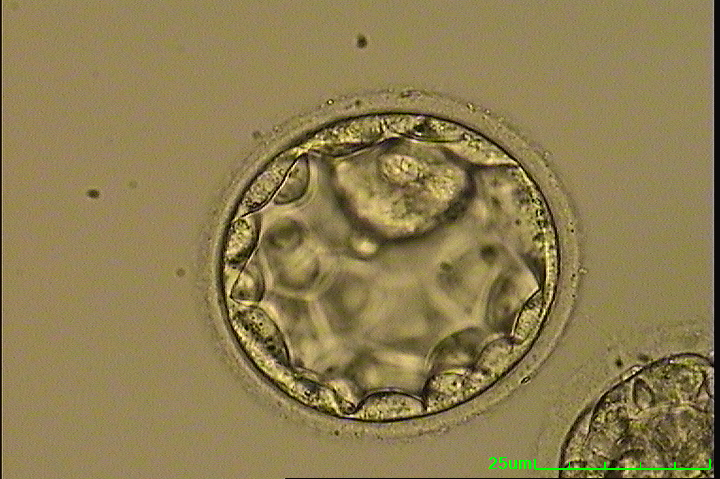
%> input picture testimages/blastocysts/test1.BMP, 720 x 479 px; its folder holds only this picture in this run
$ octave segment_blastocysts.m   (GNU Octave 9; MATLAB toolbox functions it lacks are replaced by stand-ins)
%> lines starting %> are read from the running program, lines starting %| are printed output that depends on the picture; in (x1, y1, x2, y2) boxes, pixels count from 0 and x2, y2 are one past the last pixel; in counts of white or black regions, pixels touching at a corner belong together; the program's own positions count from 1
clc
clear
close all

dirinput = 'testimages/blastocysts';
diroutput = 'testoutputs/blastocysts';

if ~exist(diroutput,'dir')
  mkdir(diroutput);
end

filesinput = dir(dirinput);
fileindinput = find(~[filesinput.isdir]);

for i = 1:numel(fileindinput)
  filenameinput = fullfile(dirinput,filesinput(fileindinput(i)).name);
  fprintf('\nSegmenting %s: Image %d of %d',...
    filesinput(fileindinput(i)).name,i,numel(fileindinput));
  inimage = imread(filenameinput);
%> inimage is the input picture: size 479x720x3 uint8; mean R, G, B 141.1, 125.6, 81.4
  imshow(inimage);title('Original Image');pause(1)

  fileprefix = split(filesinput(fileindinput(i)).name,'.');

  if size(inimage,3) == 3
    inimage = remove_borders(inimage);
    inimage = remove_scale(inimage);
    inimage = rgb2gray(inimage);
  end

  threshimage = thresh_sobel(inimage);
  squareimage = square_bound(inimage, threshimage);
  imshow(squareimage);title('Cropped Image'); pause(2)

  outname = fullfile(diroutput,filesinput(fileindinput(i)).name);
  imwrite(squareimage,outname);
end

fprintf('\nEnd of Program');

%%                              Removal Functions
% ======================================================================= %
                 %%%  Remove black borders in images %%%
function out_img = remove_borders(in_img)
  out_img = in_img(4:end-2,4:end-7,:);
end

                      %%% Remove green scale bar %%%
function out_img = remove_scale(in_img)
  % Scan through corner points
  for i = round(size(in_img,1)*7/8):size(in_img,1)-5
    for j = 400:size(in_img,2)-2
      % Perform analysis on green pixels
      if in_img(i,j,2) == 255 && in_img(i,j,1) == 0 &&...
          in_img(i,j,3) == 0
        for k = 1:3
          in_img(i,j,k) = mean_window(in_img,i,j,k);
        end
      end
    end
  end
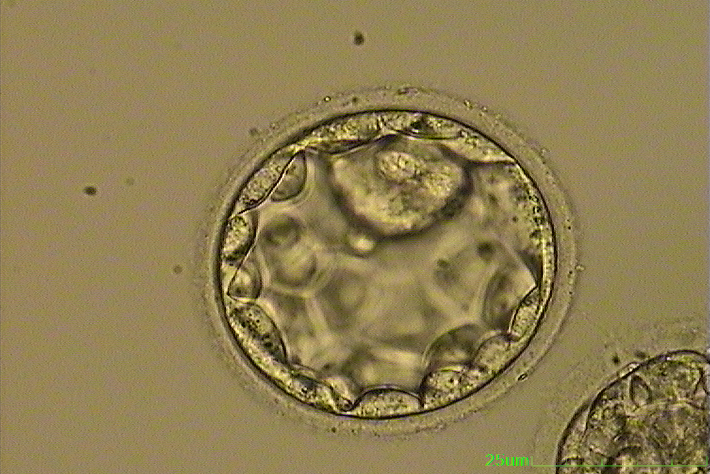
%> in_img: size 474x710x3 uint8; mean R, G, B 142.7, 126.6, 82.2
%> `inimage = rgb2gray(inimage);`:
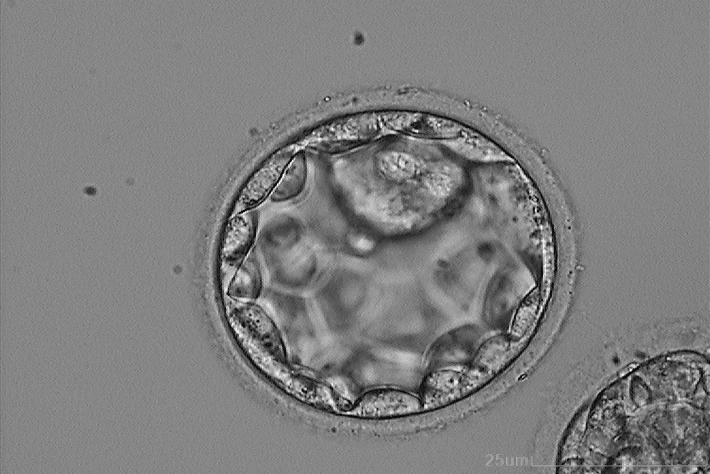
%> inimage: size 474x710 uint8; min 8, max 254, mean 126.4
  out_img = in_img;
end

function out_pixel = mean_window(in_img,r,c,channel)
  window = in_img(r-2:r+2,c-2:c+2,channel);
  window_filt = window(window~=0);
  out_pixel = mean(window_filt);
end

%%          Thresholding using Sobel and Morphological Operations
% ======================================================================= %
function out_img = thresh_sobel(in_img)
  [~,threshold] = edge(in_img,'sobel');
%> threshold = 0.0902
  fudgeFactor = 0.5;

  BWs = edge(in_img,'sobel',threshold * fudgeFactor);
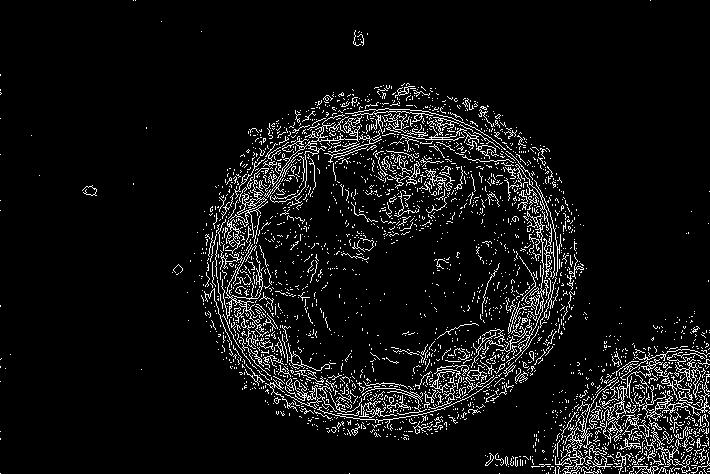
%> BWs: size 474x710 logical; 6.8% white in thin lines or dots
  se90 = strel('line',3,90);
  se0 = strel('line',3,0);
  BWsdil = imdilate(BWs,[se90 se0]);
%> BWsdil: size 474x710 logical; 24.1% white; 261 white regions (180 under 20 px), largest, box (x1, y1, x2, y2) and area: (200, 82, 588, 441) 57313, (484, 325, 710, 474) 16339, (333, 230, 378, 264) 617

  BWdfill = imfill(BWsdil,'holes');
%> BWdfill: size 474x710 logical; 36.1% white; 119 white regions (84 under 20 px), largest, box (x1, y1, x2, y2) and area: (200, 82, 588, 441) 100782, (484, 325, 710, 474) 17577, (247, 127, 267, 146) 233
  BWCC = bwareafilt(BWdfill,1);
%> BWCC: size 474x710 logical; 29.9% white; 1 white region, box (x1, y1, x2, y2) and area: (200, 82, 588, 441) 100782
  BWCONV = bwconvhull(BWCC);
%> BWCONV: size 474x710 logical; 32.2% white; 1 white region, box (x1, y1, x2, y2) and area: (200, 82, 588, 441) 108250

  DIFcont = logical(BWCONV - BWCC);
%> DIFcont: size 474x710 logical; 2.2% white; 49 white regions (15 under 20 px), largest, box (x1, y1, x2, y2) and area: (390, 82, 486, 129) 930, (521, 151, 576, 219) 685, (335, 82, 403, 106) 670
  sesq = strel('disk',20);
  DIFcont = imclose(DIFcont,sesq);
%> DIFcont: size 474x710 logical; 4.2% white; 1 white region, box (x1, y1, x2, y2) and area: (200, 82, 588, 441) 14141

  BWdif = BWsdil & imcomplement(DIFcont);
%> BWdif: size 474x710 logical; 22% white; 247 white regions (173 under 20 px), largest, box (x1, y1, x2, y2) and area: (206, 95, 576, 434) 50847, (484, 325, 710, 474) 16339, (333, 230, 378, 264) 617
  BWCC = bwareafilt(BWdif,1);
%> BWCC: size 474x710 logical; 15.1% white; 1 white region, box (x1, y1, x2, y2) and area: (206, 95, 576, 434) 50847
  BWCC = imfill(BWCC,'holes');
%> BWCC: size 474x710 logical; 27.9% white; 1 white region, box (x1, y1, x2, y2) and area: (206, 95, 576, 434) 93925

  sesq = strel('diamond',5);
  BWCC = imclose(BWCC,sesq);
%> BWCC: size 474x710 logical; 28% white; 1 white region, box (x1, y1, x2, y2) and area: (206, 95, 576, 434) 94104
  out_img = bwconvhull(BWCC);
%> out_img: size 474x710 logical; 28.7% white; 1 white region, box (x1, y1, x2, y2) and area: (206, 95, 576, 434) 96419
end

%%           Crop Image to Smallest Bounding Square using Mask
% ======================================================================= %
function out_img = square_bound(in_img,thresh_img)
  [m,n] = size(in_img);
%> m = 474; n = 710
  super_thresh = padarray(thresh_img,[m n]);
%> super_thresh: size 1422x2130 logical; 3.2% white; 1 white region, box (x1, y1, x2, y2) and area: (916, 569, 1286, 908) 96419
  super_img = padarray(in_img,[m n],'symmetric');
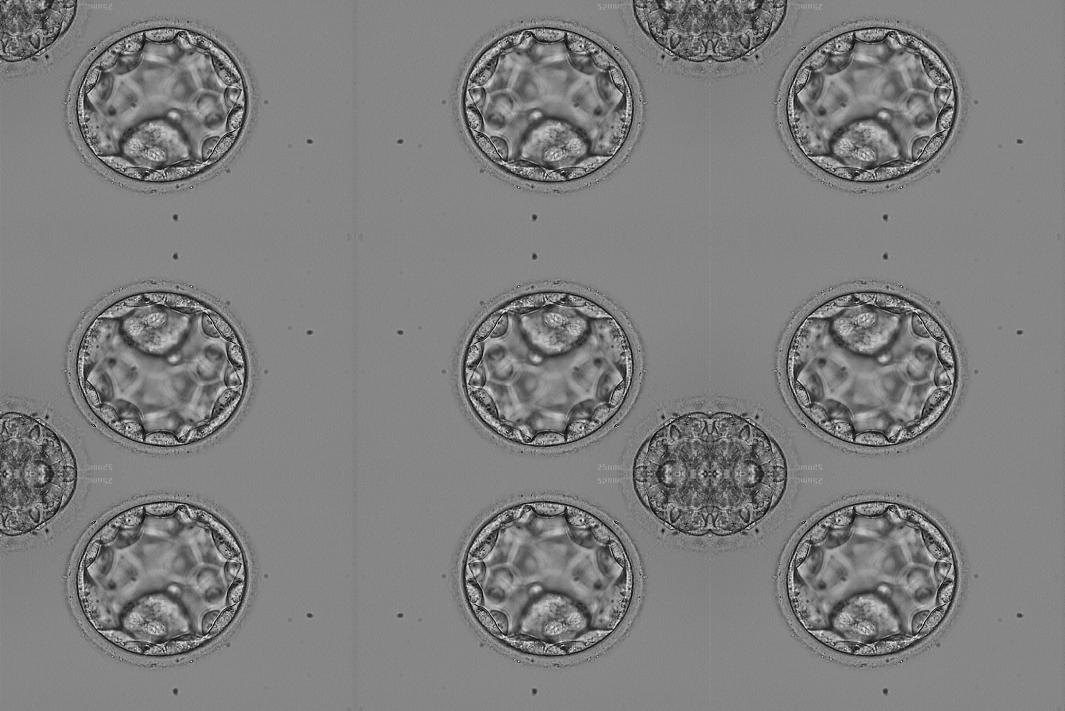
%> super_img: size 1422x2130 uint8 (shown at 1/2 size); min 8, max 254, mean 126.4

  serad = round(0.20*sqrt(bwarea(thresh_img)/pi));
%> serad = 35
  sedil = strel('disk',serad);
%> sedil = {Dimensionality 2}
  super_thresh = imdilate(super_thresh,sedil);
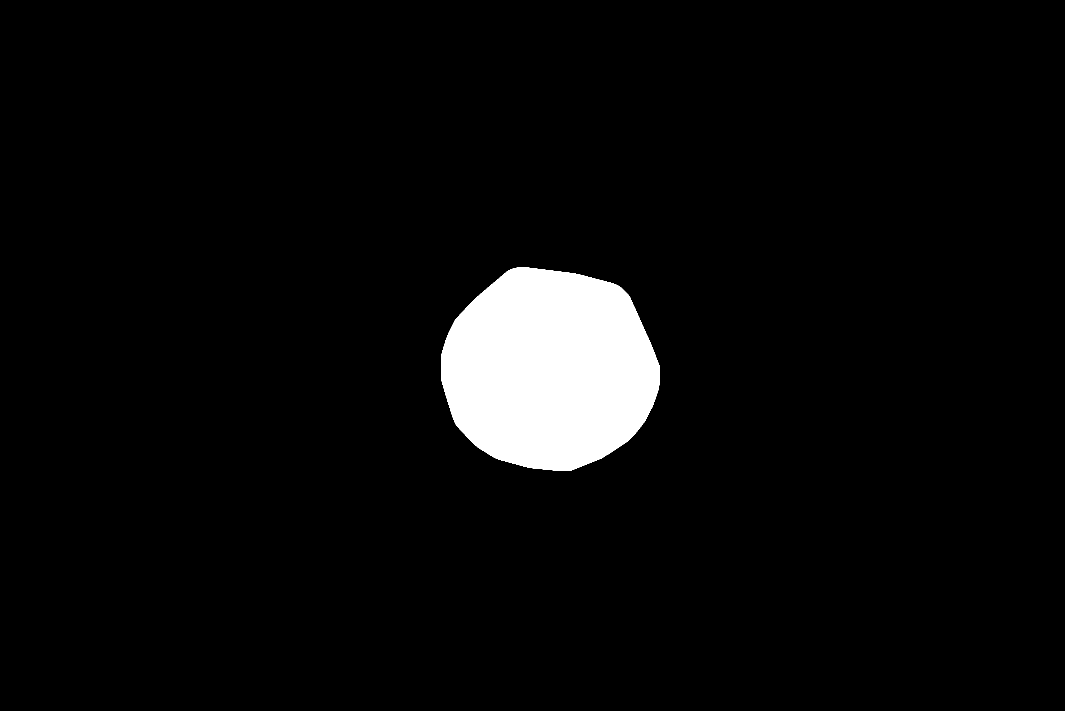
%> super_thresh: size 1422x2130 logical (shown at 1/2 size); 4.6% white; 1 white region, box (x1, y1, x2, y2) and area: (882, 535, 1320, 942) 138392

  stats = regionprops(super_thresh,'Centroid','Orientation',...
    'MajorAxisLength','MinorAxisLength');
%> stats = 1 region; Centroid, MajorAxisLength, MinorAxisLength and Orientation: [1099.8 739.9] 434.9 405.8 -1.83
  Cx = stats.Centroid(1);
%> Cx = 1099.8
  Cy = stats.Centroid(2);
%> Cy = 739.9
  Rx = stats.MajorAxisLength/2;
%> Rx = 217.4
  Ry = stats.MinorAxisLength/2;
%> Ry = 202.9
  if stats.Orientation < 0
      theta = pi - (stats.Orientation + 180)*pi/180;
%> theta = 0.0319
  else
      theta = pi - stats.Orientation*pi/180;
  end

  ellip = zeros(size(super_thresh));
  ellip = imbinarize(ellip);
  t = linspace(0,2*pi,500);
  x = round(Rx*cos(t)*cos(theta) - Ry*sin(t)*sin(theta) + Cx);
%> x = 500 values, max 1317 at index 1, min 882 at index 246, mean 1100.2
  y = round(Rx*cos(t)*sin(theta) + Ry*sin(t)*cos(theta) + Cy);
%> y = 500 values, max 943 at index 119, min 537 at index 368, mean 739.9
  ind = sub2ind(size(ellip),y,x);
%> ind = 500 values, max 1872109 at index 5, min 1253516 at index 250, mean 1563850.7
  ellip(ind) = 1;
%> ellip: size 1422x2130 logical; 0.02% white in thin lines or dots, all inside (x1, y1, x2, y2) = (881, 536, 1317, 943)
  rad = 5;
  while 1
    SE = strel('disk',rad);
    ellip = imdilate(ellip,SE);
    ellip = imfill(ellip,'holes');
    stats = regionprops(ellip,'Area');
    if length(stats) == 1
      break
    end
    rad = rad + 5;
  end
%> this loop made 1 pass
%> stats on pass 1: {Area 144796}
%> pass 1, in square_bound, `ellip = imfill(ellip,'holes');`:
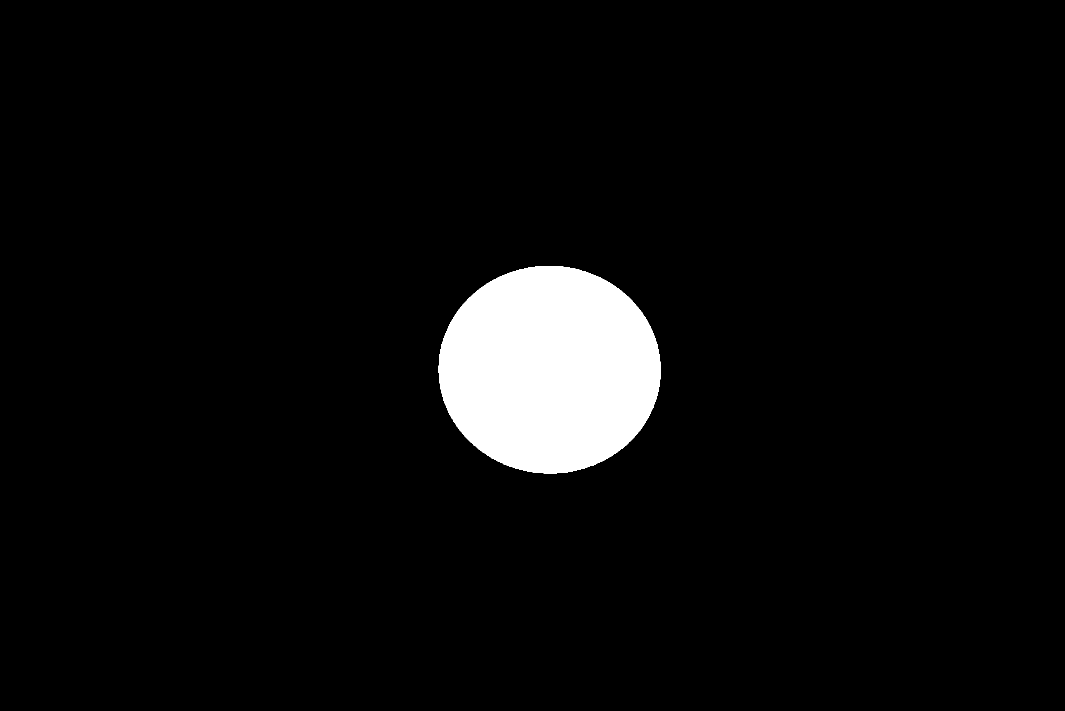
%> ellip: size 1422x2130 logical (shown at 1/2 size); 4.8% white; 1 white region
%> after the loop, rad = 5

  stats = regionprops(ellip,'BoundingBox');
%> stats = 1 region; box (x1, y1, x2, y2): (877, 532, 1321, 947)
  left = ceil(stats.BoundingBox(1));
%> left = 878
  top = ceil(stats.BoundingBox(2));
%> top = 533
  width = stats.BoundingBox(3);
%> width = 444
  height = stats.BoundingBox(4);
%> height = 415

  if mod((top+height),2) == 1
    height = height-1;
  end
  if mod((left+width),2) == 1
    width = width-1;
  end
  if height ~= width
    if height == max([height,n])
      dif = height - width;
      left = left-round(dif/2);
      width = width+dif;
    else
      dif = width - height;
%> dif = 29
      top = top-round(dif/2);
%> top = 518
      height = height+dif;
%> height = 444
    end
  end

  out_img = super_img(top:top+height,left:left+width);
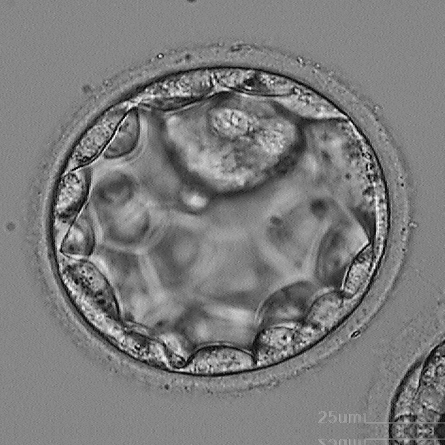
%> out_img: size 445x445 uint8; min 8, max 254, mean 123.7
end

$ run again, on testimages/blastocysts/test2.BMP
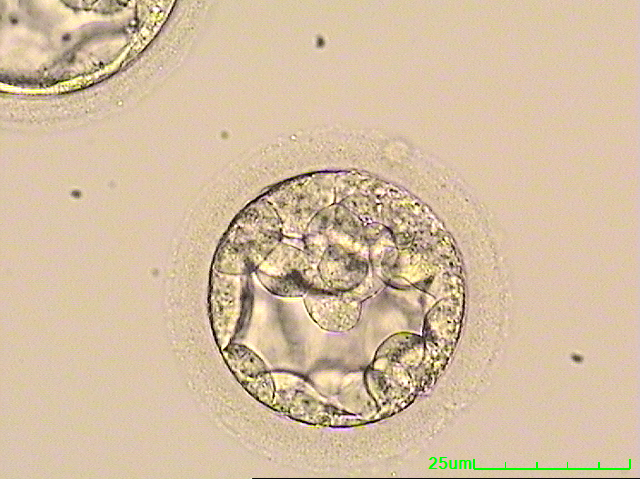
%> input picture testimages/blastocysts/test2.BMP, 640 x 479 px
%> inimage is the input picture: size 479x640x3 uint8; mean R, G, B 212.6, 190.5, 162.7
%> inimage: size 474x630 uint8
%> threshold = 0.104
%> in thresh_sobel, `BWs = edge(in_img,'sobel',threshold * fudgeFactor);`:
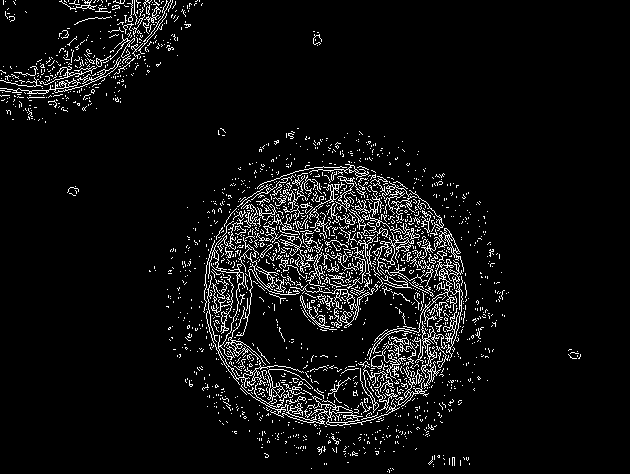
%> BWs: size 474x630 logical; 6.1% white in thin lines or dots
%> BWsdil: size 474x630 logical; 20.8% white; 294 white regions (148 under 20 px), largest, box (x1, y1, x2, y2) and area: (200, 160, 470, 436) 43509, (0, 0, 180, 113) 8063, (211, 383, 234, 415) 258
%> BWdfill: size 474x630 logical; 24.8% white; 270 white regions (133 under 20 px), largest, box (x1, y1, x2, y2) and area: (200, 160, 470, 436) 55569, (0, 0, 180, 113) 8587, (211, 383, 234, 415) 258
%> BWCONV: size 474x630 logical; 19.5% white; 1 white region, box (x1, y1, x2, y2) and area: (200, 160, 470, 436) 58306
%> BWdif: size 474x630 logical; 20.4% white; 300 white regions (155 under 20 px), largest, box (x1, y1, x2, y2) and area: (203, 165, 468, 427) 42389, (0, 0, 180, 113) 8063, (211, 383, 234, 415) 258
%> serad = 26
%> sedil = {Dimensionality 2}
%> in square_bound, `stats = regionprops(super_thresh,'Centroid','Orientation', 'MajorAxisL..`: stats = 1 region; Centroid, MajorAxisLength, MinorAxisLength and Orientation: [965.1 770] 316.6 314.1 -10.07
%> Cx = 965.1
%> Cy = 770
%> Rx = 158.3
%> Ry = 157
%> theta = 0.176
%> x = 500 values, max 1123 at index 478, min 807 at index 230, mean 965.5
%> y = 500 values, max 927 at index 105, min 613 at index 355, mean 770
%> ind = 500 values, max 1596270 at index 494, min 1146889 at index 243, mean 1372217.9
%> the loop in square_bound, `while 1` made 1 pass
%> stats on pass 1: {Area 82835}
%> after the loop in square_bound, `while 1`: rad = 5
%> in square_bound, `stats = regionprops(ellip,'BoundingBox');`: stats = 1 region; box (x1, y1, x2, y2): (802, 608, 1127, 931)
%> left = 803
%> in square_bound, `top = ceil(stats.BoundingBox(2));`: top = 609
%> width = 325
%> in square_bound, `height = stats.BoundingBox(4);`: height = 323
%> dif = 2
%> in square_bound, `top = top-round(dif/2);`: top = 608
%> in square_bound, `height = height+dif;`: height = 325
%> in square_bound, `out_img = super_img(top:top+height,left:left+width);`:
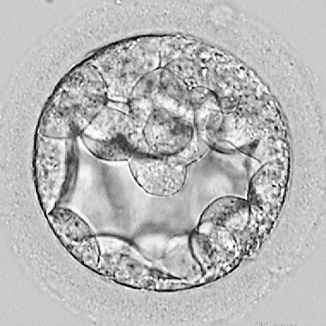
%> out_img: size 326x326 uint8; min 8, max 255, mean 183.5

$ run again, on testimages/blastocysts/test3.BMP
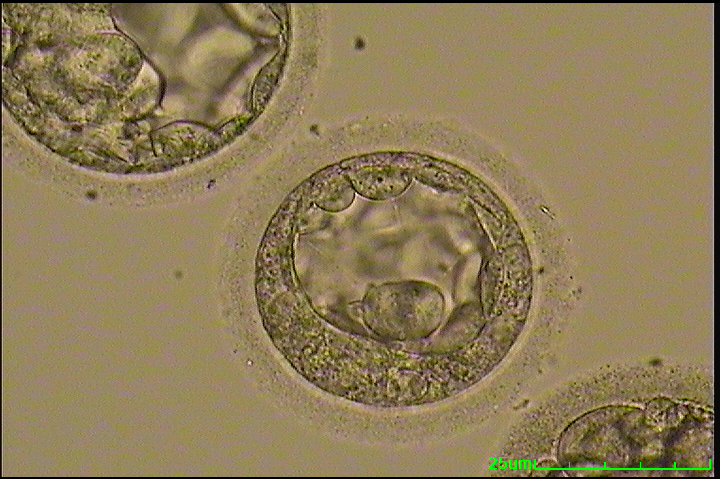
%> input picture testimages/blastocysts/test3.BMP, 720 x 479 px
%> inimage is the input picture: size 479x720x3 uint8; mean R, G, B 142.4, 124.4, 88.4
%> inimage: size 474x710 uint8
%> threshold = 0.0849
%> in thresh_sobel, `BWs = edge(in_img,'sobel',threshold * fudgeFactor);`:
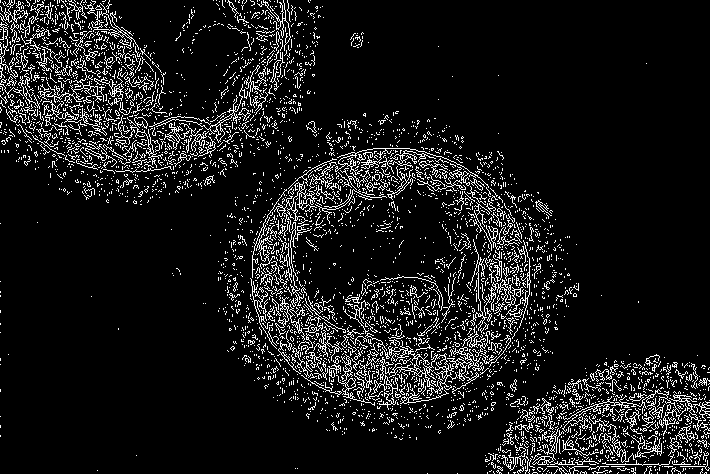
%> BWs: size 474x710 logical; 9.4% white in thin lines or dots
%> BWsdil: size 474x710 logical; 32.8% white; 342 white regions (192 under 20 px), largest, box (x1, y1, x2, y2) and area: (240, 118, 554, 426) 46710, (0, 0, 308, 198) 32086, (484, 353, 710, 474) 17736
%> BWdfill: size 474x710 logical; 39.3% white; 292 white regions (159 under 20 px), largest, box (x1, y1, x2, y2) and area: (240, 118, 554, 426) 63972, (0, 0, 308, 198) 35603, (484, 353, 710, 474) 20172
%> BWCONV: size 474x710 logical; 22.7% white; 1 white region, box (x1, y1, x2, y2) and area: (240, 118, 554, 426) 76414
%> BWdif: size 474x710 logical; 30.3% white; 302 white regions (177 under 20 px), largest, box (x1, y1, x2, y2) and area: (250, 147, 532, 406) 40833, (0, 0, 308, 198) 32086, (484, 353, 710, 474) 17736
%> serad = 27
%> sedil = {Dimensionality 2}
%> in square_bound, `stats = regionprops(super_thresh,'Centroid','Orientation', 'MajorAxisL..`: stats = 1 region; Centroid, MajorAxisLength, MinorAxisLength and Orientation: [1101.7 750.6] 337 314.1 0.766
%> Cx = 1101.7
%> Cy = 750.6
%> Rx = 168.5
%> Ry = 157.1
%> theta = 3.13
%> x = 500 values, max 1270 at index 245, min 933 at index 1, mean 1101.4
%> y = 500 values, max 908 at index 374, min 593 at index 127, mean 750.6
%> ind = 500 values, max 1805281 at index 258, min 1326047 at index 6, mean 1565496.6
%> the loop in square_bound, `while 1` made 1 pass
%> stats on pass 1: {Area 88033}
%> after the loop in square_bound, `while 1`: rad = 5
%> in square_bound, `stats = regionprops(ellip,'BoundingBox');`: stats = 1 region; box (x1, y1, x2, y2): (928, 588, 1274, 912)
%> left = 929
%> in square_bound, `top = ceil(stats.BoundingBox(2));`: top = 589
%> in square_bound, `width = stats.BoundingBox(3);`: width = 346
%> in square_bound, `height = stats.BoundingBox(4);`: height = 324
%> in square_bound, `height = height-1;`: height = 323
%> in square_bound, `width = width-1;`: width = 345
%> dif = 22
%> in square_bound, `top = top-round(dif/2);`: top = 578
%> in square_bound, `height = height+dif;`: height = 345
%> in square_bound, `out_img = super_img(top:top+height,left:left+width);`:
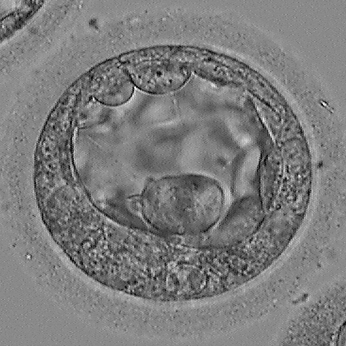
%> out_img: size 346x346 uint8; min 9, max 255, mean 124.4
